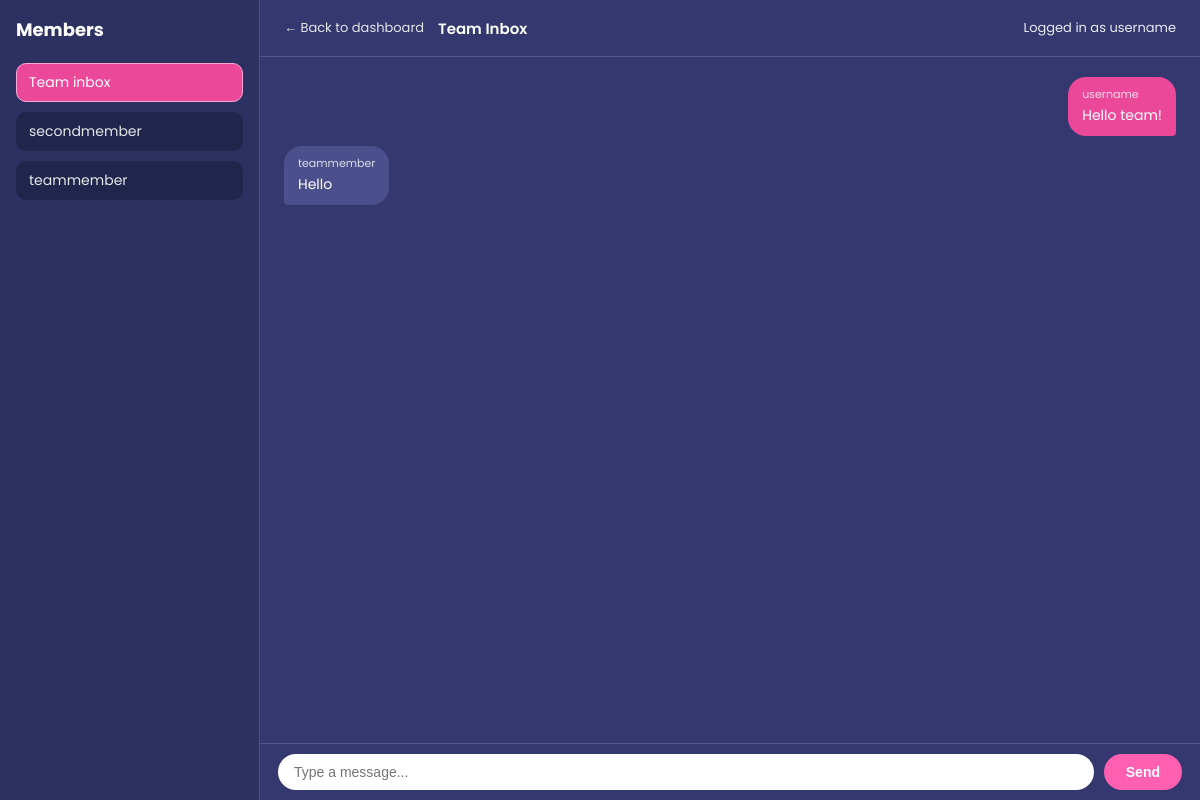
The app's page /inbox (signed in) with its own data.
### tables this page shows
CREATE TABLE team_members (
        id INTEGER PRIMARY KEY AUTOINCREMENT,
        team_id INTEGER NOT NULL,
        username TEXT NOT NULL,
        FOREIGN KEY (team_id) REFERENCES teams(id) ON DELETE CASCADE
    );

CREATE TABLE messages (
        id INTEGER PRIMARY KEY AUTOINCREMENT,
        team_id INTEGER NOT NULL,
        sender TEXT NOT NULL,
        recipient TEXT,
        content TEXT NOT NULL,
        created_at TEXT NOT NULL DEFAULT (datetime('now')),
        FOREIGN KEY (team_id) REFERENCES teams(id) ON DELETE CASCADE
    );

### app.py (the view, shortened to what this page needs)
@app.route("/inbox", methods=["GET", "POST"])
def inbox():
    if "username" not in session:
        return redirect("/login")
    u = session["username"]
    con = db()
    cur = con.cursor()
    cur.execute(
        "SELECT id FROM teams WHERE owner=? ORDER BY id DESC LIMIT 1",
        (u,)
    )
    row = cur.fetchone()
    team_id = row[0]
    chat_with = request.args.get("with")
    cur.execute(
        "SELECT username FROM team_members WHERE team_id=?",
        (team_id,)
    )
    members = [r[0] for r in cur.fetchall()]
    cur.execute("SELECT owner FROM teams WHERE id=?", (team_id,))
    owner = cur.fetchone()[0]
    if owner not in members:
        members.insert(0, owner)
    members = [m for m in members if m != u]
    if chat_with:
        cur.execute("""
            SELECT sender, recipient, content
            FROM messages
            WHERE team_id=?
              AND (
                (sender=? AND recipient=?)
                OR
                (sender=? AND recipient=?)
              )
            ORDER BY id ASC
        """, (team_id, u, chat_with, chat_with, u))
    else:
        cur.execute("""
            SELECT sender, recipient, content
            FROM messages
            WHERE team_id=? AND recipient IS NULL
            ORDER BY id ASC
        """, (team_id,))
    messages = cur.fetchall()
    con.close()
    return render_template(
        "inbox.html",
        members=members,
        messages=messages,
        username=u,
        chat_with=chat_with
    )

### app.py (called while the page is built)
def db():
    return sqlite3.connect(DB_PATH)

### templates/inbox.html (shortened to what this page needs)
<!DOCTYPE html>
<html>
<head>
  <link rel="stylesheet" href="{{ url_for('static', filename='style.css') }}">
</head>
<body class="inbox-page">
  <div class="inbox-layout">
    <div class="inbox-sidebar">
      <div class="inbox-sidebar-title">Members</div>
      <div class="inbox-member-list">
        <a href="{{ url_for('inbox') }}"
           class="inbox-member-pill {% if not chat_with %}active{% endif %}">
          Team inbox
        </a>
        {% for m in members %}
          <a href="{{ url_for('inbox') }}?with={{ m }}"
             class="inbox-member-pill {% if chat_with == m %}active{% endif %}">
            {{ m }}
          </a>
        {% endfor %}
      </div>
    </div>
    <div class="inbox-main">
      <div class="inbox-header">
        <a href="{{ url_for('app_home') }}" class="inbox-back-link">← Back to dashboard</a>
        <div class="inbox-title">
          {% if chat_with %}
            Chat with {{ chat_with }}
          {% else %}
            Team Inbox
          {% endif %}
        </div>
        <div class="inbox-subtitle">
          Logged in as {{ username }}
        </div>
      </div>
      <div class="inbox-body">
        {% if messages %}
          {% for sender, recipient, content in messages %}
            <div class="inbox-msg-row {% if sender == username %}mine{% else %}theirs{% endif %}">
              <div class="inbox-msg-bubble">
                <div class="inbox-msg-meta">
                  {{ sender }}
                </div>
                <div class="inbox-msg-text">
                  {{ content }}
                </div>
              </div>
            </div>
          {% endfor %}
        {% else %}
          <p class="inbox-empty">No messages yet</p>
        {% endif %}
      </div>
      <form method="POST" class="inbox-input">
        <input type="text" name="message" placeholder="Type a message..." autocomplete="off" class="inbox-input-field">
        <button type="submit" class="inbox-send-btn">Send</button>
      </form>
    </div>
  </div>
</body>
</html>

### static/style.css (style rules this page uses)
body { margin:0; background:#494994; font-family:'Poppins',sans-serif; color:#fff; }
.inbox-page { background:#34386e; margin:0; padding:0; height:100vh; display:flex; color:#ffffff; }
.inbox-layout { display:flex; width:100%; height:100%; }
.inbox-sidebar { width:260px; background:#2c3162; border-right:1px solid rgba(255,255,255,0.15); display:flex; flex-direction:column; padding:16px; box-sizing:border-box; }
.inbox-sidebar-title { font-weight:700; font-size:18px; margin-bottom:12px; }
.inbox-member-list { display:flex; flex-direction:column; gap:10px; margin-top:8px; }
.inbox-member-pill { display:block; width:100%; box-sizing:border-box; padding:8px 12px; border-radius:10px; text-decoration:none; color:#e5e7eb; font-size:14px; background:rgba(15,23,42,0.4); border:1px solid transparent; transition:background 0.2s, border 0.2s, transform 0.1s; }
.inbox-member-pill.active { background:#ec4899; border-color:#f9a8d4; color:#fff; }
.inbox-main { flex:1; display:flex; flex-direction:column; box-sizing:border-box; }
.inbox-header { height:56px; display:flex; align-items:center; gap:14px; padding:0 24px; border-bottom:1px solid rgba(255,255,255,0.15); }
.inbox-back-link { color:#e5e7eb; text-decoration:none; font-size:13px; }
.inbox-title { font-weight:600; font-size:15px; }
.inbox-subtitle { margin-left:auto; font-size:13px; opacity:0.9; }
.inbox-body { flex:1; padding:20px 24px; overflow-y:auto; box-sizing:border-box; }
.inbox-msg-row { display:flex; margin-bottom:10px; }
.inbox-msg-row.mine { justify-content:flex-end; }
.inbox-msg-row.theirs { justify-content:flex-start; }
.inbox-msg-bubble { max-width:55%; padding:10px 14px; border-radius:18px; font-size:14px; line-height:1.4; }
.inbox-msg-row.mine .inbox-msg-bubble { background:#ec4899; border-bottom-right-radius:4px; }
.inbox-msg-row.theirs .inbox-msg-bubble { background:#4b4f8c; border-bottom-left-radius:4px; }
.inbox-msg-meta { font-size:11px; opacity:0.8; margin-bottom:4px; }
.inbox-msg-text { word-wrap:break-word; }
.inbox-input { padding:10px 18px; border-top:1px solid rgba(255,255,255,0.15); display:flex; gap:10px; box-sizing:border-box; }
.inbox-input-field { flex:1; border-radius:999px; border:none; padding:10px 16px; font-size:14px; outline:none; }
.inbox-send-btn { border:none; border-radius:999px; padding:10px 22px; font-size:14px; font-weight:600; cursor:pointer; background:#ff5fb1; color:white; transition:background 0.2s; }

### records on screen
team_members: username "secondmember"
team_members: username "teammember"
messages: sender "username", content "Hello team!"
messages: sender "teammember", content "Hello"

### other values on screen
{{ username }} "username"
